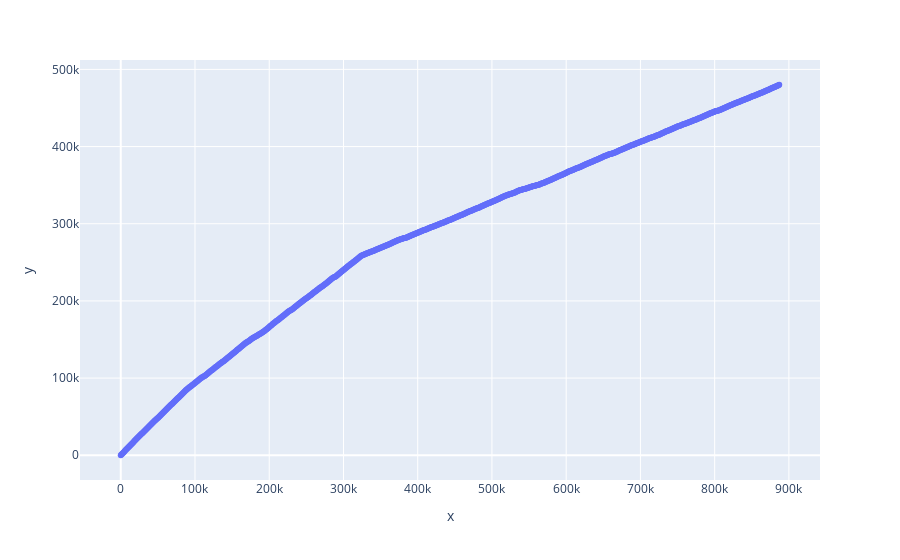
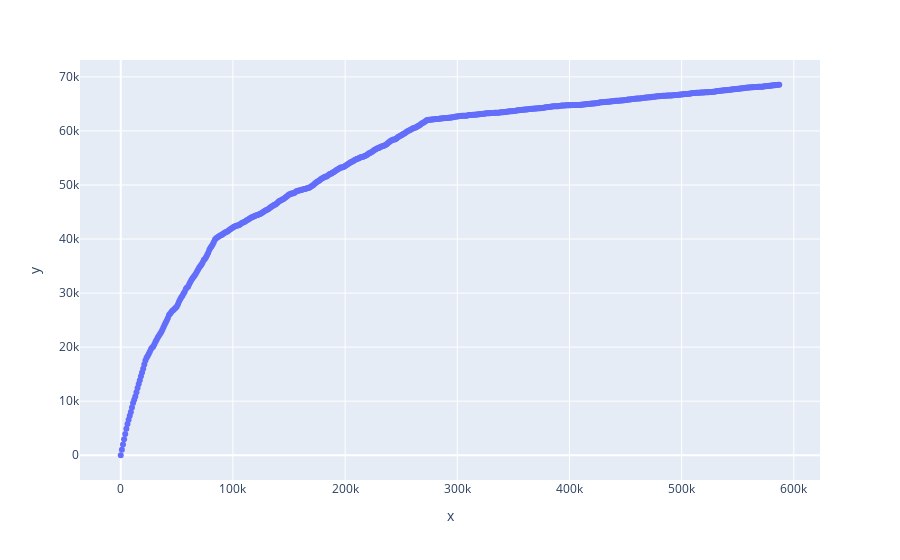
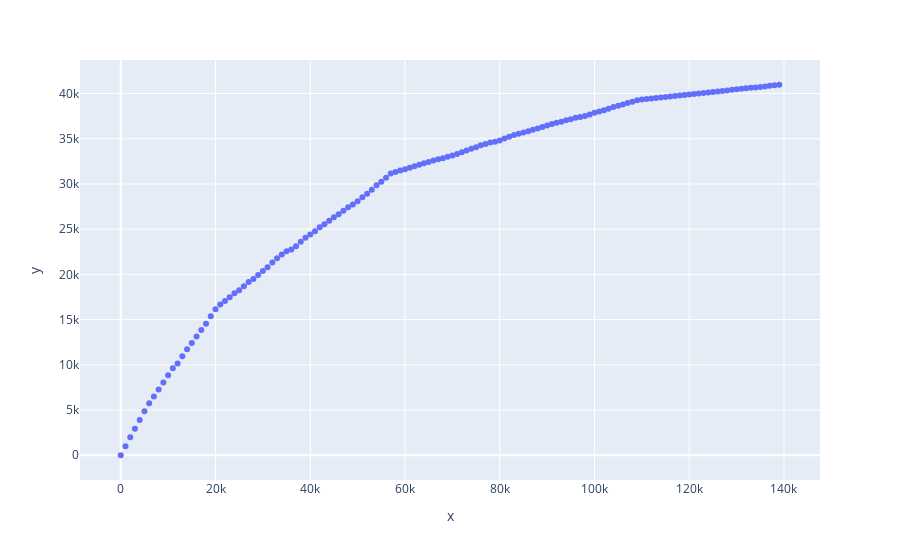

Notebook cell for these charts, in order:
### Markdown cell above
# <b>Kmer distributions </b>

### Code cell
df = pd.read_csv("./tmp/human_to_human_distribution.txt", sep=",", header=None)
df.columns = ['match']
df['matchsum'] = df.match.cumsum()
fig = px.scatter(x=df.iloc[::1000].index, y=df.iloc[::1000].matchsum)
fig.show()

df = pd.read_csv("./tmp/human_to_turkey_distribution.txt", sep=",", header=None)
df.columns = ['match']
df['matchsum'] = df.match.cumsum()
fig = px.scatter(x=df.iloc[::1000].index, y=df.iloc[::1000].matchsum)
fig.show()

df = pd.read_csv("./tmp/turkey_to_turkey_distribution.txt", sep=",", header=None)
df.columns = ['match']
df['matchsum'] = df.match.cumsum()
fig = px.scatter(x=df.iloc[::1000].index, y=df.iloc[::1000].matchsum)
fig.show()

### Figure 1 — Plotly figure (JSON) as saved in the notebook; plotly's stock layout.template omitted (floating-point values rounded to 4 significant figures; data arrays with more than 128 entries replaced by an {"elided": "..."} marker saying what was removed)
{"data": [{"hovertemplate": "x=%{x}<br>y=%{y}<extra></extra>", "legendgroup": "", "marker": {"color": "#636efa", "symbol": "circle"}, "mode": "markers", "name": "", "orientation": "v", "showlegend": false, "type": "scatter", "x": {"elided": "888 int values"}, "xaxis": "x", "y": {"elided": "888 int values"}, "yaxis": "y"}], "layout": {"legend": {"tracegroupgap": 0}, "margin": {"t": 60}, "xaxis": {"anchor": "y", "domain": [0, 1], "title": {"text": "x"}}, "yaxis": {"anchor": "x", "domain": [0, 1], "title": {"text": "y"}}}}

### Figure 2 — Plotly figure (JSON) as saved in the notebook; plotly's stock layout.template omitted (floating-point values rounded to 4 significant figures; data arrays with more than 128 entries replaced by an {"elided": "..."} marker saying what was removed)
{"data": [{"hovertemplate": "x=%{x}<br>y=%{y}<extra></extra>", "legendgroup": "", "marker": {"color": "#636efa", "symbol": "circle"}, "mode": "markers", "name": "", "orientation": "v", "showlegend": false, "type": "scatter", "x": {"elided": "588 int values"}, "xaxis": "x", "y": {"elided": "588 int values"}, "yaxis": "y"}], "layout": {"legend": {"tracegroupgap": 0}, "margin": {"t": 60}, "xaxis": {"anchor": "y", "domain": [0, 1], "title": {"text": "x"}}, "yaxis": {"anchor": "x", "domain": [0, 1], "title": {"text": "y"}}}}

### Figure 3 — Plotly figure (JSON) as saved in the notebook; plotly's stock layout.template omitted (floating-point values rounded to 4 significant figures; data arrays with more than 128 entries replaced by an {"elided": "..."} marker saying what was removed)
{"data": [{"hovertemplate": "x=%{x}<br>y=%{y}<extra></extra>", "legendgroup": "", "marker": {"color": "#636efa", "symbol": "circle"}, "mode": "markers", "name": "", "orientation": "v", "showlegend": false, "type": "scatter", "x": {"elided": "140 int values"}, "xaxis": "x", "y": {"elided": "140 int values"}, "yaxis": "y"}], "layout": {"legend": {"tracegroupgap": 0}, "margin": {"t": 60}, "xaxis": {"anchor": "y", "domain": [0, 1], "title": {"text": "x"}}, "yaxis": {"anchor": "x", "domain": [0, 1], "title": {"text": "y"}}}}
